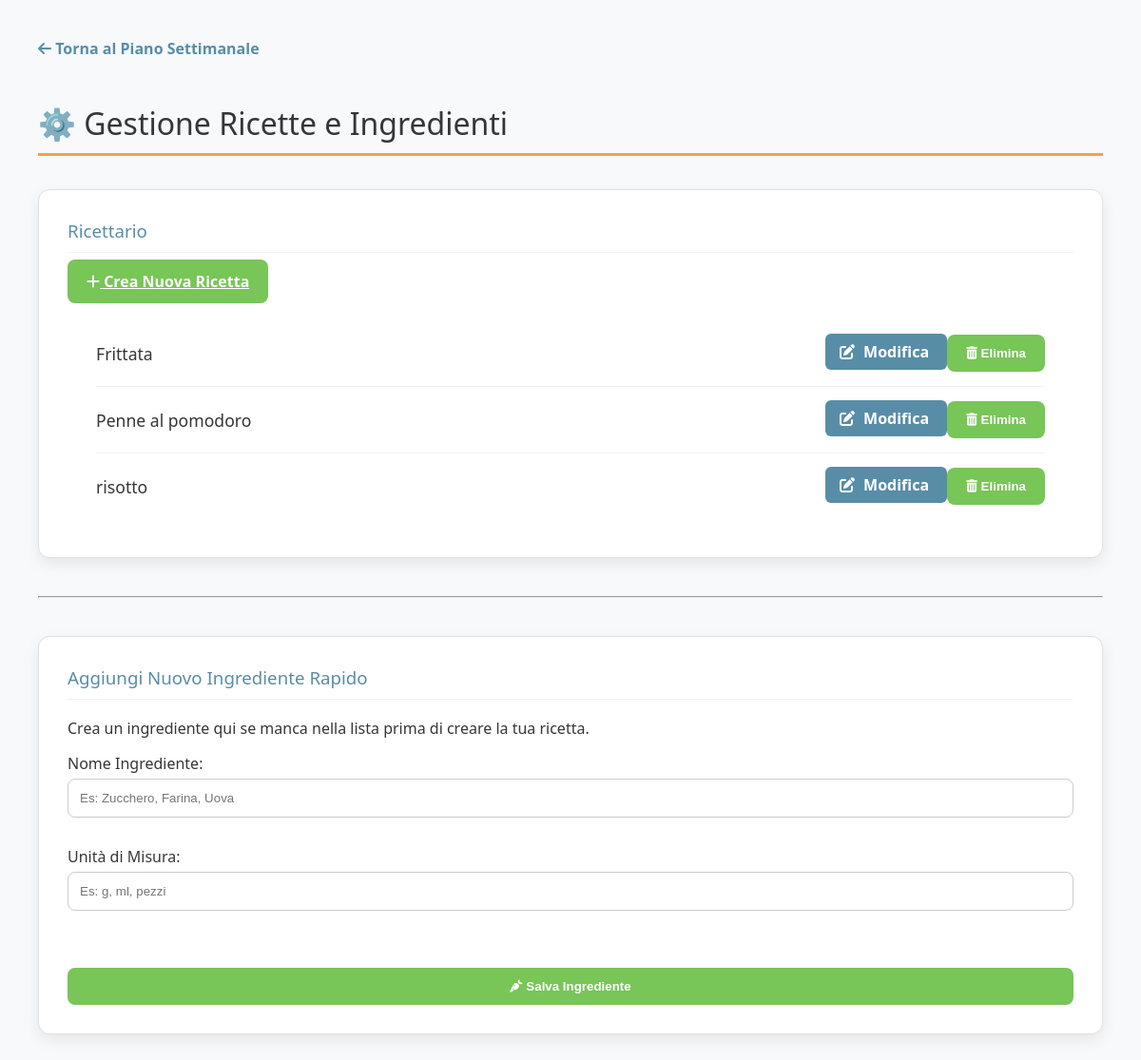
Page /recipes/ on the earlier database version.
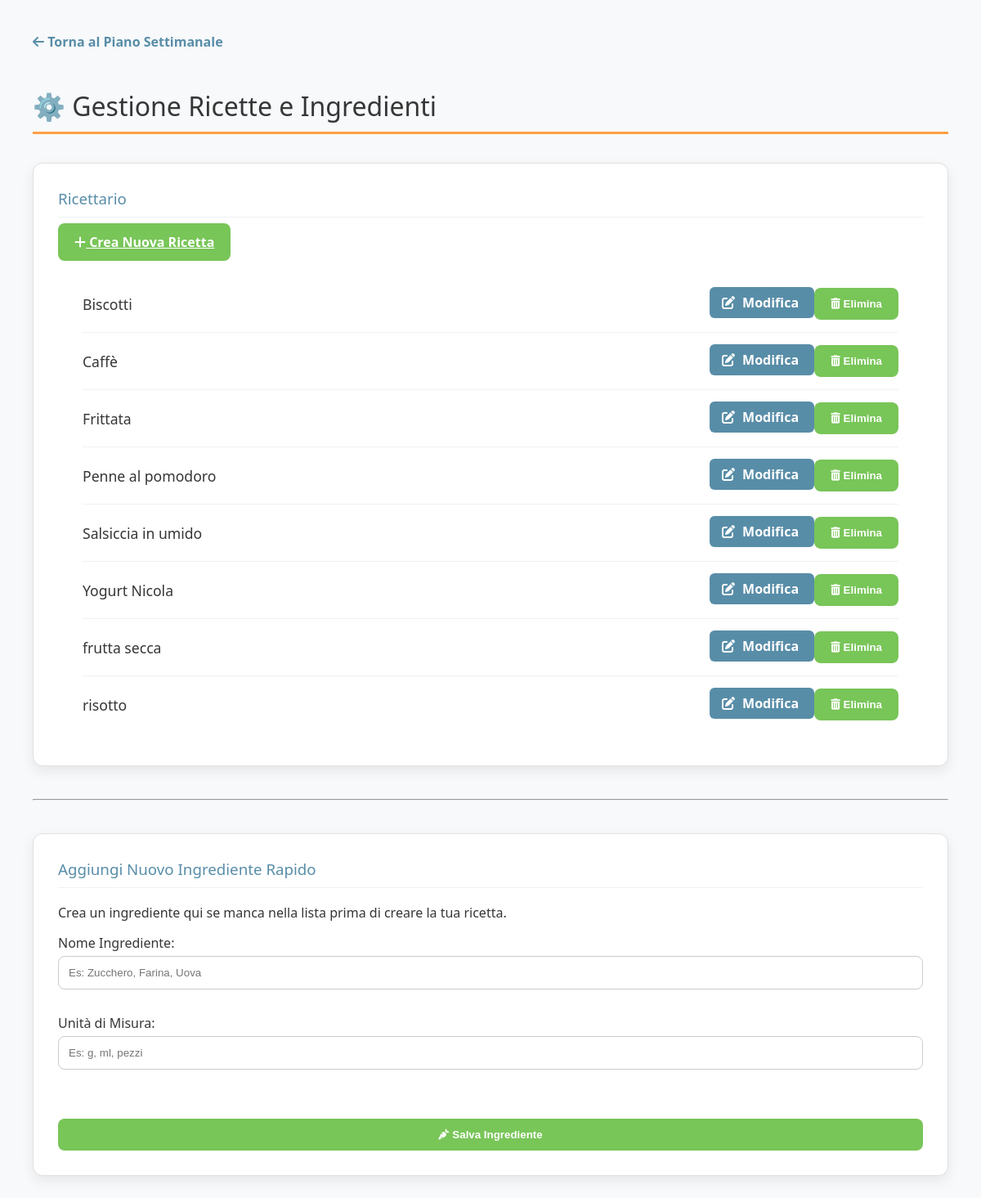
Same page on the later database version.
### core/models.py (models this page shows, shortened)
class Recipe(models.Model):
    name = models.CharField(max_length=200, unique=True, verbose_name="Nome Ricetta")

### core/views.py (the view)
# urls.py: path('recipes/', views.recipe_management, name='recipe_management'),
def recipe_management(request):
    recipes = Recipe.objects.all().order_by('name')
    ingredient_form = IngredientForm()
    context = {
        'recipes': recipes,
        'title': 'Gestione Ricette e Ingredienti',
        'ingredient_form': ingredient_form,
    }
    return render(request, 'core/recipe_management.html', context)

### core/forms.py
class IngredientForm(forms.ModelForm):
    class Meta:
        model = Ingredient
        fields = ['name', 'unit']
        widgets = {
            'name': forms.TextInput(attrs={
                'class': 'form-control',
                'placeholder': 'Es: Zucchero, Farina, Uova'
            }),
            'unit': forms.TextInput(attrs={
                'class': 'form-control',
                'placeholder': 'Es: g, ml, pezzi'
            }),
        }
        labels = {
            'name': 'Nome Ingrediente',
            'unit': 'Unità di Misura',
        }

### core/templates/core/recipe_management.html (shortened to what this page needs)
{% load static %}
<!DOCTYPE html>
<html lang="it">
<head>
    <link rel="stylesheet" href="{% static 'core/style.css' %}">
    <link rel="stylesheet" href="https://cdnjs.cloudflare.com/ajax/libs/font-awesome/6.0.0-beta3/css/all.min.css">
</head>
<body>
    <a href="{% url 'weekly_plan' %}" class="back-link">
        <i class="fas fa-arrow-left"></i> Torna al Piano Settimanale
    </a>
    <h1>⚙️ Gestione Ricette e Ingredienti</h1>
    <div class="form-section">
        <h3>Ricettario</h3>
        <div style="margin-bottom: 20px;">
            <a href="{% url 'recipe_create' %}" class="submit-btn full-width-btn">
                <i class="fas fa-plus"></i> Crea Nuova Ricetta
            </a>
        </div>
        {% if recipes %}
            <div class="recipe-list-container">
                {% for recipe in recipes %}
                    <div class="recipe-list-item">
                        <span class="recipe-name">{{ recipe.name }}</span>
                        <div class="recipe-actions">
                            <a href="{% url 'recipe_detail' pk=recipe.pk %}" class="edit-btn small-btn">
                                <i class="fas fa-edit"></i> Modifica
                            </a>
                            <form method="post" action="{% url 'recipe_delete' pk=recipe.pk %}" style="display:inline;" onsubmit="return confirm('Sei sicuro di voler eliminare {{ recipe.name }}?');">
                                <button type="submit" class="submit-btn small-btn delete-btn">
                                    <i class="fas fa-trash-alt"></i> Elimina
                                </button>
                            </form>
                        </div>
                    </div>
                {% endfor %}
            </div>
        {% else %}
            <p>Nessuna ricetta trovata. Crea la prima ricetta per iniziare.</p>
        {% endif %}
    </div>
    <hr style="margin: 40px 0;">
    <div class="form-section">
        <h3>Aggiungi Nuovo Ingrediente Rapido</h3>
        <p class="small-info">Crea un ingrediente qui se manca nella lista prima di creare la tua ricetta.</p>
        <form method="post" action="{% url 'ingredient_create' %}">
            {{ ingredient_form.as_p }}
            <button type="submit" class="submit-btn full-width-btn">
                <i class="fas fa-carrot"></i> Salva Ingrediente
            </button>
        </form>
    </div>
</body>
</html>

### core/static/core/style.css (style rules this page uses)
:root { --color-primary: #588da8; --color-accent: #ff9f43; --color-success: #78c558; --color-shopping: #6a538d; --color-background: #f7f9fb; --color-light-gray: #eef1f5; --color-text: #363636; }
body { font-family: 'Segoe UI', Tahoma, Geneva, Verdana, sans-serif; margin: 0; padding: 40px; background-color: var(--color-background); color: var(--color-text); }
h1 { color: var(--color-text); border-bottom: 3px solid var(--color-accent); padding-bottom: 10px; margin-bottom: 35px; font-weight: 300; }
.back-link { display: inline-block; margin-bottom: 25px; color: var(--color-primary); text-decoration: none; font-weight: 600; transition: color 0.2s; }
.form-section { background-color: #fff; padding: 30px; border-radius: 12px; box-shadow: 0 6px 16px rgba(0, 0, 0, 0.08); margin-bottom: 25px; border: 1px solid #e0e0e0; }
.form-section h3 { margin-top: 0; color: var(--color-primary); font-weight: 400; border-bottom: 1px solid var(--color-light-gray); padding-bottom: 10px; }
.form-section p { margin: 0 0 15px 0; }
select, input[type="text"], input[type="number"] { width: 100%; padding: 12px; margin-top: 5px; margin-bottom: 15px; border-radius: 8px; border: 1px solid #ccc; box-sizing: border-box; transition: border-color 0.2s, box-shadow 0.2s; }
.form-section button, .submit-btn, .formset-add-btn { background-color: var(--color-success); color: white; padding: 12px 20px; border: none; border-radius: 8px; cursor: pointer; font-weight: bold; transition: background-color 0.2s, transform 0.2s; }
.full-width-btn { width: 100%; margin-top: 30px; }
.recipe-list-container { padding: 10px 30px; }
.recipe-list-item { display: flex; justify-content: space-between; align-items: center; padding: 15px 0; border-bottom: 1px solid var(--color-light-gray); }
.recipe-list-item:last-child { border-bottom: none; }
.recipe-name { font-size: 1.1em; font-weight: 500; color: var(--color-text); }
.edit-btn { background-color: var(--color-primary); color: white; padding: 8px 15px; border-radius: 6px; text-decoration: none; font-weight: bold; transition: background-color 0.2s; }
.edit-btn i { margin-right: 5px; }

Differences in the rows shown:
added Recipe: name "Biscotti"
added Recipe: name "Caffè"
added Recipe: name "Salsiccia in umido"
added Recipe: name "Yogurt Nicola"
added Recipe: name "frutta secca"
